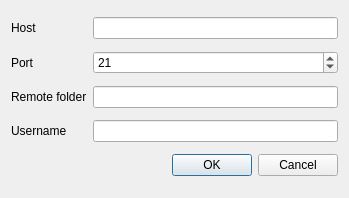
<?xml version="1.0" encoding="UTF-8"?>
<ui version="4.0">
 <class>FtpConfiguration</class>
 <widget class="QDialog" name="FtpConfiguration">
  <property name="geometry">
   <rect>
    <x>0</x>
    <y>0</y>
    <width>349</width>
    <height>198</height>
   </rect>
  </property>
  <property name="windowTitle">
   <string>FTP Settings</string>
  </property>
  <property name="windowIcon">
   <iconset>
    <normaloff>:/plugins/qgis2opengis/icons/qgis2opengis.png</normaloff>:/plugins/qgis2opengis/icons/qgis2opengis.png</iconset>
  </property>
  <layout class="QGridLayout" name="gridLayout">
   <item row="0" column="1">
    <widget class="QLineEdit" name="hostLineEdit"/>
   </item>
   <item row="3" column="1">
    <widget class="QLineEdit" name="usernameLineEdit"/>
   </item>
   <item row="3" column="0">
    <widget class="QLabel" name="label_2">
     <property name="text">
      <string>Username</string>
     </property>
    </widget>
   </item>
   <item row="0" column="0">
    <widget class="QLabel" name="label">
     <property name="text">
      <string>Host</string>
     </property>
    </widget>
   </item>
   <item row="1" column="0">
    <widget class="QLabel" name="label_3">
     <property name="text">
      <string>Port</string>
     </property>
    </widget>
   </item>
   <item row="1" column="1">
    <widget class="QSpinBox" name="portSpinBox">
     <property name="maximum">
      <number>65535</number>
     </property>
     <property name="value">
      <number>21</number>
     </property>
    </widget>
   </item>
   <item row="4" column="0" colspan="2">
    <widget class="QDialogButtonBox" name="buttonBox">
     <property name="standardButtons">
      <set>QDialogButtonBox::Cancel|QDialogButtonBox::Ok</set>
     </property>
    </widget>
   </item>
   <item row="2" column="1">
    <widget class="QLineEdit" name="folderLineEdit"/>
   </item>
   <item row="2" column="0">
    <widget class="QLabel" name="label_4">
     <property name="text">
      <string>Remote folder</string>
     </property>
    </widget>
   </item>
  </layout>
 </widget>
 <tabstops>
  <tabstop>hostLineEdit</tabstop>
  <tabstop>portSpinBox</tabstop>
  <tabstop>folderLineEdit</tabstop>
  <tabstop>usernameLineEdit</tabstop>
 </tabstops>
 <resources/>
 <connections>
  <connection>
   <sender>buttonBox</sender>
   <signal>accepted()</signal>
   <receiver>FtpConfiguration</receiver>
   <slot>accept()</slot>
   <hints>
    <hint type="sourcelabel">
     <x>151</x>
     <y>125</y>
    </hint>
    <hint type="destinationlabel">
     <x>151</x>
     <y>75</y>
    </hint>
   </hints>
  </connection>
  <connection>
   <sender>buttonBox</sender>
   <signal>rejected()</signal>
   <receiver>FtpConfiguration</receiver>
   <slot>reject()</slot>
   <hints>
    <hint type="sourcelabel">
     <x>151</x>
     <y>125</y>
    </hint>
    <hint type="destinationlabel">
     <x>151</x>
     <y>75</y>
    </hint>
   </hints>
  </connection>
 </connections>
</ui>
